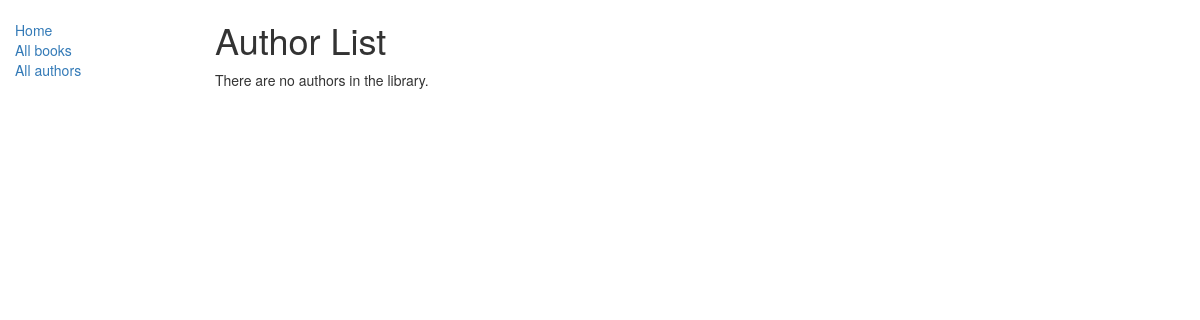
The app's page /catalog/authors/, older data.
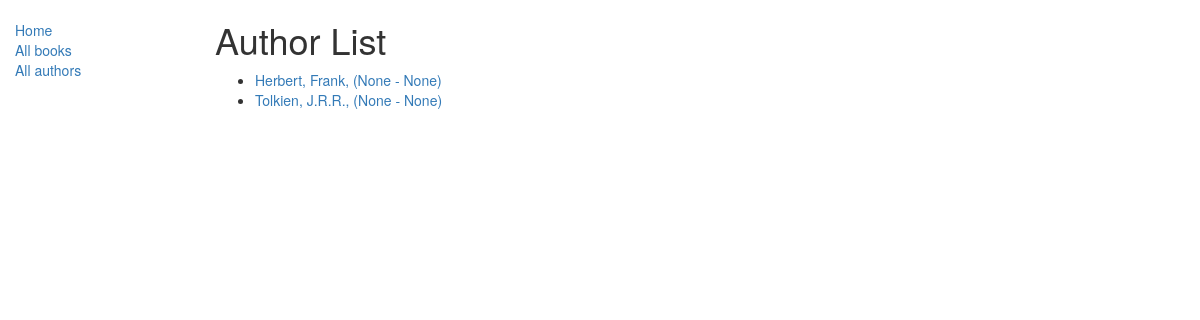
The same page, newer data.
### catalog/models.py (models this page shows, shortened)
class Author(models.Model):
    first_name = models.CharField(max_length=100)
    last_name = models.CharField(max_length=100)
    date_of_birth = models.DateField(null=True, blank=True)
    date_of_death = models.DateField('Died', null=True, blank=True)
    class Meta:
        ordering = ["last_name","first_name"]
    def get_absolute_url(self):
        return reverse('author-detail', args=[str(self.id)])

### catalog/views.py (the view)
# urls.py: path('authors/', views.AuthorListView.as_view(), name='authors'),
class AuthorListView(generic.ListView):
    model = Author
    paginate_by = 10

### catalog/templates/catalog/author_list.html
{% extends "base_generic.html" %}
{% block content %}
    <h1>Author List</h1>
    {% if author_list %}
    <ul>
      {% for author in author_list %}
      <li>
        <a href="{{ author.get_absolute_url }}">{{ author.last_name }}, {{ author.first_name }}, ({{ author.date_of_birth}} - {{ author.date_of_death }})</a>
      </li>
      {% endfor %}
    </ul>
    {% else %}
      <p>There are no authors in the library.</p>
    {% endif %}
{% endblock %}

### catalog/templates/base_generic.html (shortened to what this page needs)
<!DOCTYPE html>
<html lang="en">
<head>
  <link rel="stylesheet" href="https://maxcdn.bootstrapcdn.com/bootstrap/3.3.7/css/bootstrap.min.css">
  {% load static %}
  <link rel="stylesheet" href="{% static 'css/styles.css' %}">
</head>
<body>
  <div class="container-fluid">
    <div class="row">
      <div class="col-sm-2">
      {% block sidebar %}
      <ul class="sidebar-nav">
          <li><a href="{% url 'index' %}">Home</a></li>
          <li><a href="{% url 'books' %}">All books</a></li>
          <li><a href="{% url 'authors' %}">All authors</a></li>
      </ul>
     {% endblock %}
      </div>
      <div class="col-sm-10 ">
      {% block content %}{% endblock %}
      </div>
    </div>
  </div>
</body>
</html>

### catalog/static/css/styles.css (style rules this page uses)
.sidebar-nav { margin-top: 20px; padding: 0; list-style: none; }

Row changes from the older to the newer data that the page shows:
added Author: last_name "Herbert", first_name "Frank", date_of_birth "None", date_of_death "None"
added Author: last_name "Tolkien", first_name "J.R.R.", date_of_birth "None", date_of_death "None"
Text that changed along with them:
text no longer shown: "There are no authors in the library."
